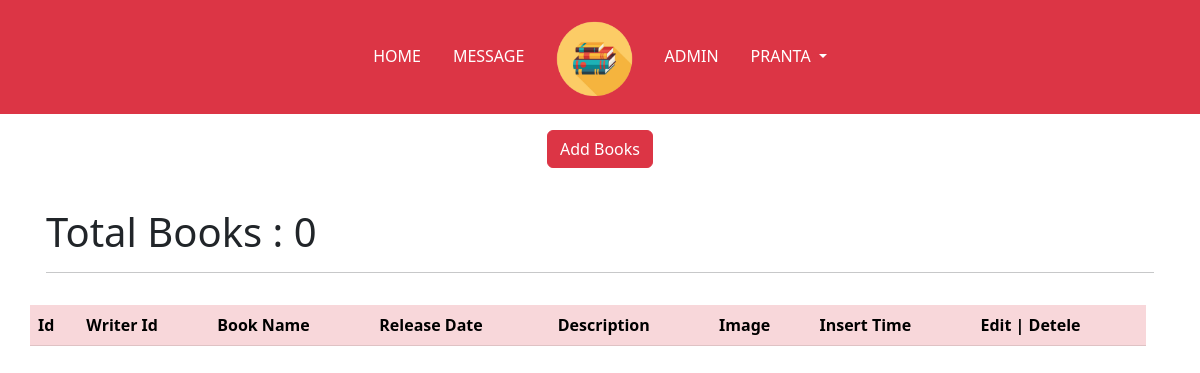
Before: /Admin/books.php (signed in) with the older database file.
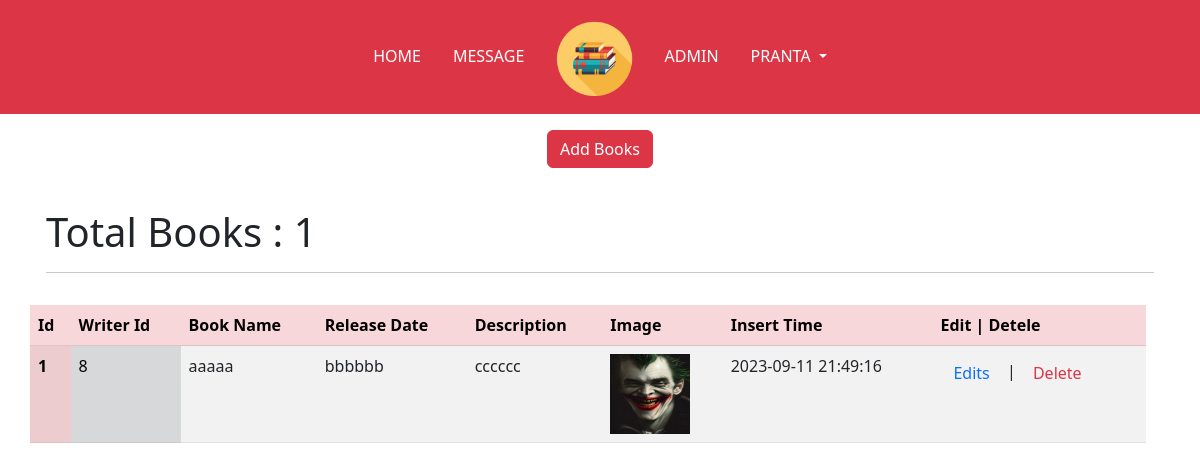
After: the same page with the newer database file.
### tables this page shows
CREATE TABLE `books` (
  `id` int(11) NOT NULL,
  `writer_id` int(11) NOT NULL,
  `name` varchar(128) NOT NULL,
  `releases` varchar(128) NOT NULL,
  `description` varchar(512) NOT NULL,
  `image` varchar(128) NOT NULL,
  `created_at` timestamp NOT NULL DEFAULT current_timestamp() ON UPDATE current_timestamp()
);

### Admin/books.php (the view, shortened to what this page needs)
<?php
require "../Include/databaseConn.php";
$total = "select count(*) as total from books where 1";
$totalresult = $conn->query($total);
$totalwriters = $totalresult->fetch_assoc();
?>
<!DOCTYPE html>
<html lang="en">
<head>
    <link rel="stylesheet" href="https://cdn.jsdelivr.net/npm/bootstrap-icons@1.10.5/font/bootstrap-icons.css">
    <link rel="stylesheet" href="../Assets/Css/bootstrap.min.css">
    <link rel="stylesheet" href="../Assets/Css/style.css">
</head>
<body>
    <?php include "Templete/navbar.php"; ?>
    <div class="text-center mt-3">
        <button class="btn btn-danger" id="togglebox1">Add Books</button>
    </div>
    <div class="container" id="box1">
        <div class="row">
            <div class="col-lg-12 p-3">
                <h1> <i class="fa fa-tachometer" aria-hidden="true"></i> Total Books : <?= $totalwriters['total'] ?></h1>
                <hr />
            </div>
        </div>
        <div class="row d-flex justify-content-center" style="width: 100%;height: 100%; overflow: scroll;">
            <table class="table table-striped table-hover">
                <thead class="table-danger">
                    <tr>
                        <th scope="col">Id</th>
                        <th scope="col">Writer Id</th>
                        <th scope="col">Book Name</th>
                        <th scope="col">Release Date</th>
                        <th scope="col">Description</th>
                        <th scope="col">Image</th>
                        <th scope="col">Insert Time</th>
                        <th scope="col">Edit | Detele</th>
                    </tr>
                </thead>
                <tbody>
                    <?php
                    $quary_1 = "SELECT * FROM books WHERE  1";
                    $result_1 = $conn->query($quary_1);
                    while ($row = $result_1->fetch_assoc()) {
                        echo '<tr>
                        <th scope="row" class="table-danger">' . $row['id'] . '</th>
                        <td class="table-secondary">' . $row['writer_id'] . '</td>
                        <td>' . $row['name'] . '</td>
                        <td>' . $row['releases'] . '</td>
                        <td>' . $row['description'] . '</td>
                        <td><img src="Assets/Images/'.$row['image'].'" alt="loading..." width="80px" height="80px"></td>
                        <td>' . $row['created_at'] . '</td>
                        <td><a href="Include/editbooks.php?booid=' . $row['id'] . '" class="btn text-primary">Edits</a> | <a href="Include/delete.php?booid=' . $row['id'] . '" onclick=\'return confirm("Are you sure want to delete this?");\' class="btn text-danger">Delete</a></td>
                    </tr>';
                    };
                    ?>
                </tbody>
            </table>
        </div>
    </div>
</body>
</html>

Changed rows visible on the page:
added books: id "1", writer "8", name "aaaaa", releases "bbbbbb", description "cccccc", image (picture), created_at "2023-09-11 21:49:16"
Other visible differences:
$totalwriters['total']: "0" → "1"
